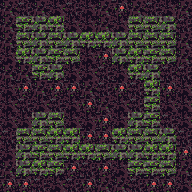

The image is a tile-based game level rendered from a .tmx file. Its description and complete source (layers, tilesets, objects, tile grids) follow:
An orthogonal 12x12 tile map with 16x16 px tiles, 1 tile layer (tile) and 17 objects.

<map version="1.0" tiledversion="1.1.2" orientation="orthogonal" renderorder="right-down" width="12" height="12" tilewidth="16" tileheight="16" infinite="0" nextobjectid="56">
 <tileset firstgid="1" source="tileset.tsx" />
 <layer name="tile" width="12" height="12">
  <data encoding="csv">
23,25,23,24,25,24,23,22,23,25,24,23,
23,20,18,21,24,24,23,24,19,19,18,25,
23,19,18,19,18,21,21,18,19,19,19,23,
24,21,18,20,19,24,22,18,21,20,19,23,
23,23,20,18,24,24,25,24,21,18,25,25,
24,22,23,22,22,23,25,22,25,21,22,24,
24,25,24,25,24,22,23,24,25,20,24,24,
24,24,18,19,24,24,22,24,18,20,25,24,
25,19,19,21,21,22,22,21,19,19,18,25,
24,18,20,19,21,21,19,18,18,21,21,22,
23,18,21,20,22,25,22,24,20,20,19,23,
22,22,25,24,25,22,23,23,25,22,22,24
</data>
 </layer>
 <objectgroup name="furniture">
  <object id="39" gid="31" x="80" y="96" width="16" height="16" />
  <object id="40" gid="32" x="96" y="96" width="16" height="16" />
  <object id="41" gid="47" x="80" y="112" width="16" height="16" />
  <object id="42" gid="48" x="96" y="112" width="16" height="16" />
  <object id="43" gid="74" x="80" y="96" width="16" height="16" />
  <object id="44" gid="74" x="96" y="80" width="16" height="16" />
  <object id="45" gid="91" x="96" y="128" width="16" height="16" />
  <object id="46" gid="91" x="96" y="96" width="16" height="16" />
  <object id="47" gid="92" x="64" y="128" width="16" height="16" />
  <object id="48" gid="92" x="48" y="112" width="16" height="16" />
  <object id="49" gid="10" x="32" y="96" width="16" height="16" />
  <object id="50" gid="10" x="32" y="112" width="16" height="16" />
 </objectgroup>
 <objectgroup name="creature">
  <object id="51" gid="225" x="112" y="112" width="16" height="16">
   <properties>
    <property name="probability" value="1" />
   </properties>
  </object>
  <object id="52" gid="241" x="96" y="112" width="16" height="16">
   <properties>
    <property name="probability" value="10" />
   </properties>
  </object>
  <object id="53" gid="241" x="80" y="80" width="16" height="16">
   <properties>
    <property name="probability" value="10" />
   </properties>
  </object>
  <object id="54" gid="241" x="80" y="128" width="16" height="16">
   <properties>
    <property name="probability" value="10" />
   </properties>
  </object>
  <object id="55" gid="241" x="112" y="96" width="16" height="16">
   <properties>
    <property name="probability" value="10" />
   </properties>
  </object>
 </objectgroup>
 <objectgroup name="description" />
</map>
